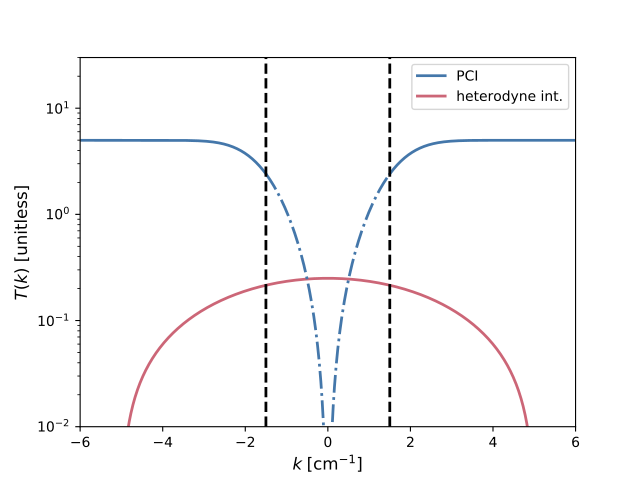

Write the Python code that produced this figure.
import numpy as np
import matplotlib.pyplot as plt
from distinct_colours import get_distinct
from wavenumber_response import (
    PhaseContrastImaging, HeterodyneInterferometer)


# PCI parameters
kg = 1.5        # [kg] = cm^{-1}
kD = 75.        # [kD] = cm^{-1}
M_pci = 0.5     # approximately...
s_pci = 0.5e-1  # [s_pci] = cm

# Heterodyne interferometer parameters
M_het = 0.08
s_het = 1e-1    # [s_het] = cm

# Computational grid
kmax = 4 * kg
dk = 0.01
x_I_max = 1.
dx_I = 0.1

fontsize = 12
linewidth = 2


if __name__ == '__main__':
    # Create objects corresponding to each interferometric method
    pci = PhaseContrastImaging(kg=kg, kD=kD, M=M_pci, s=s_pci)
    int_het = HeterodyneInterferometer(M=M_het, s=s_het)

    # Compute wavenumber response of each interferometric method
    pci.applyTo(kmax=kmax, dk=dk, x_I_max=x_I_max, dx_I=dx_I)
    int_het.applyTo(kmax=kmax, dk=dk)

    # Determine index corresponding to PCI beam's center point
    # (in contrast, the homodyne and heterodyne interferometer
    # transfer functions are *independent* of the spatial coordinate)
    beam_center = len(pci.x_I) // 2

    # Also, PCI transfer function only defined for |k| >= kg
    hi_kind_pos = np.where(pci.k >= kg)[0]
    hi_kind_neg = np.where(pci.k <= -kg)[0]
    lo_kind = np.where(np.abs(pci.k) < kg)[0]

    # Color-blind proof colors
    pci_col, het_col = get_distinct(2)

    fig = plt.figure()

    # PCI transfer function
    plt.semilogy(
        pci.k[hi_kind_neg],
        np.abs(pci.A_pci[hi_kind_neg, :][:, beam_center]),
        c=pci_col,
        linewidth=linewidth,
        label='PCI')
    plt.semilogy(
        pci.k[hi_kind_pos],
        np.abs(pci.A_pci[hi_kind_pos, :][:, beam_center]),
        c=pci_col,
        linewidth=linewidth)

    # Heterodyne interferometer transfer function
    plt.semilogy(
        int_het.k,
        int_het.Thet,
        c=het_col,
        linewidth=linewidth,
        label='heterodyne int.')

    # PCI low-k amplitude response
    plt.semilogy(
        pci.k[lo_kind],
        np.abs(pci.A_pci[lo_kind, :][:, beam_center]),
        c=pci_col,
        linewidth=linewidth,
        linestyle='-.')

    # PCI low-k cutoff
    plt.axvline(x=pci.kg, c='k', linewidth=linewidth, linestyle='--')
    plt.axvline(x=-pci.kg, c='k', linewidth=linewidth,  linestyle='--')

    plt.xlim([-kmax, kmax])
    plt.ylim([1e-2, 3e1])

    plt.xlabel('$k \; [\mathrm{cm}^{-1}]$', fontsize=fontsize)
    plt.ylabel('$T(k)$ [unitless]', fontsize=fontsize)

    plt.legend(loc='upper right')

    plt.show()
